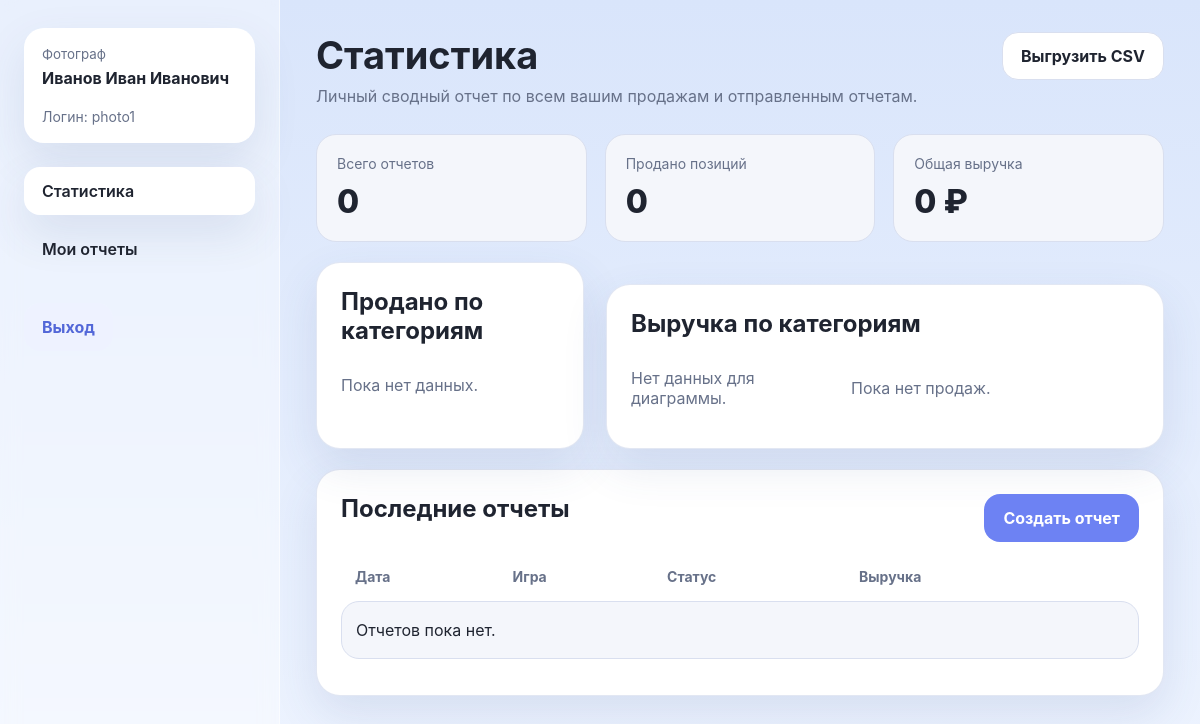
The page /photographer/stats (signed in) on the database as committed earlier.
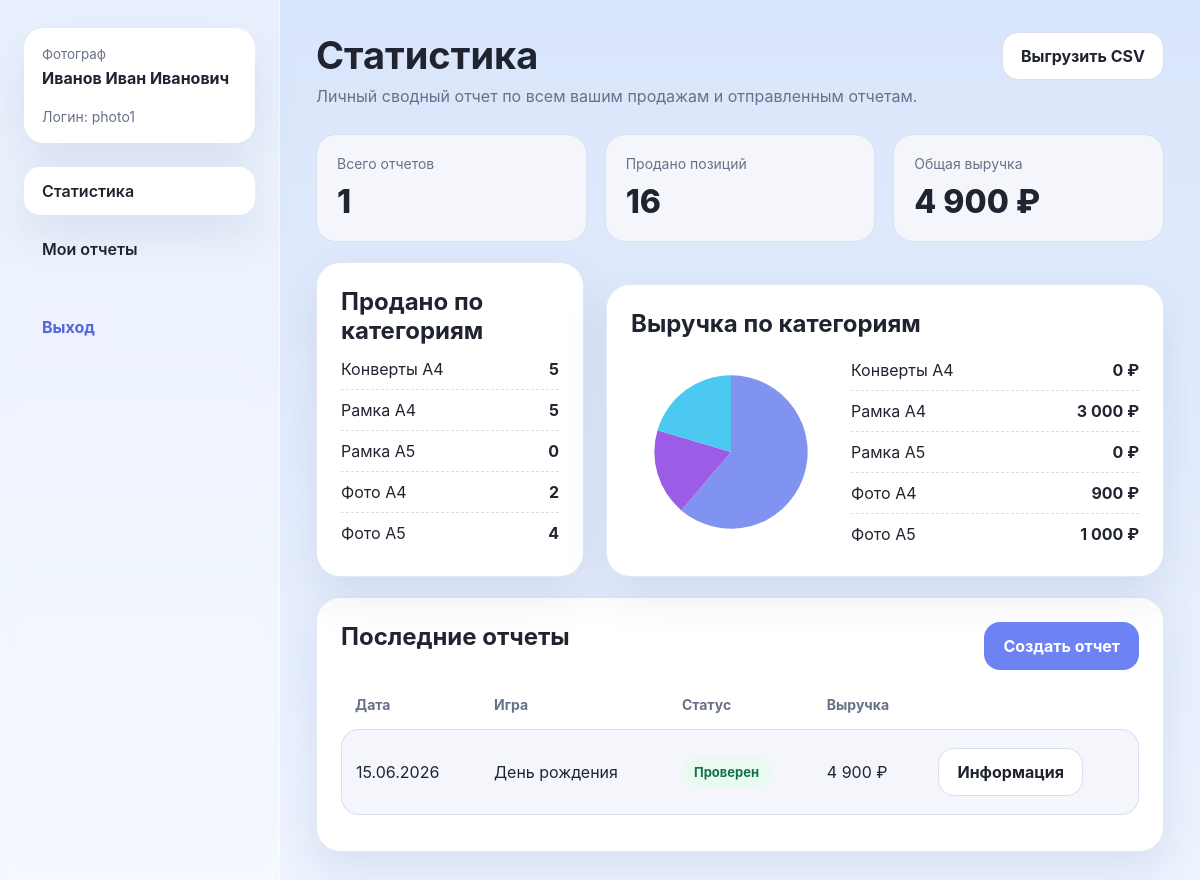
The same page on the database as committed later.
### tables this page shows
CREATE TABLE products (
    id INTEGER PRIMARY KEY AUTOINCREMENT,
    code TEXT NOT NULL UNIQUE,
    name TEXT NOT NULL,
    unit_price REAL NOT NULL DEFAULT 0,
    current_stock INTEGER NOT NULL DEFAULT 0,
    is_archived INTEGER NOT NULL DEFAULT 0
);

CREATE TABLE reports (
    id INTEGER PRIMARY KEY AUTOINCREMENT,
    photographer_id INTEGER NOT NULL,
    report_date TEXT NOT NULL,
    match_title TEXT NOT NULL,
    location TEXT DEFAULT '',
    note TEXT DEFAULT '',
    status TEXT NOT NULL DEFAULT 'submitted',
    total_items INTEGER NOT NULL DEFAULT 0,
    total_revenue REAL NOT NULL DEFAULT 0,
    created_at TEXT NOT NULL,
    updated_at TEXT NOT NULL,
    FOREIGN KEY (photographer_id) REFERENCES users(id) ON DELETE RESTRICT
);

### routes/photographer.py (the view)
    @app.route("/photographer/stats")
    @login_required
    @role_required(ROLE_PHOTOGRAPHER)
    def photographer_stats():
        stats = get_summary_for_photographer(int(current_user.id))
        recent_reports = query_all(
            """
            SELECT r.*, COALESCE((SELECT COUNT(*) FROM report_comments rc WHERE rc.report_id = r.id), 0) AS comments_count
            FROM reports r
            WHERE r.photographer_id = ?
            ORDER BY r.report_date DESC, r.created_at DESC
            LIMIT 5
            """,
            (current_user.id,),
        )
        return render_template(
            "photographer/stats.html",
            stats=stats,
            chart_svg=build_pie_svg(stats["revenue_by_product"]),
            recent_reports=recent_reports,
        )

### db.py (called while the page is built)
def get_db() -> sqlite3.Connection:
    if "db" not in g:
        g.db = sqlite3.connect(DATABASE)
        g.db.row_factory = sqlite3.Row
        g.db.execute("PRAGMA foreign_keys = ON")
    return g.db

def query_one(query: str, params=()):
    return get_db().execute(query, params).fetchone()

def query_all(query: str, params=()):
    return get_db().execute(query, params).fetchall()

### report_services.py (called while the page is built)
def get_summary_for_photographer(user_id: int):
    product_rows = query_all(
        """
        SELECT p.name, SUM(ri.quantity) AS qty, SUM(ri.quantity * p.unit_price) AS revenue
        FROM reports r
        JOIN report_items ri ON ri.report_id = r.id
        JOIN products p ON p.id = ri.product_id
        WHERE r.photographer_id = ?
        GROUP BY p.id, p.name
        ORDER BY p.name
        """,
        (user_id,),
    )
    totals_row = query_one(
        "SELECT COUNT(*) AS reports_count, COALESCE(SUM(total_revenue), 0) AS total_revenue, COALESCE(SUM(total_items), 0) AS total_items FROM reports WHERE photographer_id = ?",
        (user_id,),
    )
    return build_summary(product_rows, totals_row)

### users.py (called while the page is built)
    @property
    def is_active(self) -> bool:
        return self._is_active

### templates/photographer/stats.html (shortened to what this page needs)
{% extends 'base.html' %}
{% block content %}
<div class="page-header">
  <div>
    <h1>Статистика</h1>
    <p>Личный сводный отчет по всем вашим продажам и отправленным отчетам.</p>
  </div>
  <div class="actions">
    <a class="btn-secondary btn" href="{{ url_for('export_reports_csv') }}">Выгрузить CSV</a>
  </div>
</div>
<div class="stats-grid">
  <div class="stat-box"><span class="label">Всего отчетов</span><div class="value">{{ stats.reports_count }}</div></div>
  <div class="stat-box"><span class="label">Продано позиций</span><div class="value">{{ stats.total_items }}</div></div>
  <div class="stat-box"><span class="label">Общая выручка</span><div class="value">{{ stats.total_revenue|currency }}</div></div>
</div>
<div class="grid top-gap">
  <section class="card span-4">
    <h2 class="section-title">Продано по категориям</h2>
    <div class="legend">
      {% for label, qty in stats.quantity_by_product.items() %}
        <div class="legend-row"><span>{{ label }}</span><strong>{{ qty }}</strong></div>
      {% else %}
        <p class="subtle">Пока нет данных.</p>
      {% endfor %}
    </div>
  </section>
  <section class="card span-8">
    <h2 class="section-title">Выручка по категориям</h2>
    <div class="pie-wrap">
      {{ chart_svg|safe if chart_svg else '<p class="subtle">Нет данных для диаграммы.</p>'|safe }}
      <div class="legend">
        {% for label, revenue in stats.revenue_by_product.items() %}
          <div class="legend-row"><span>{{ label }}</span><strong>{{ revenue|currency }}</strong></div>
        {% else %}
          <p class="subtle">Пока нет продаж.</p>
        {% endfor %}
      </div>
    </div>
  </section>
</div>
<section class="card top-gap">
  <div class="page-header" style="margin-bottom: 14px;">
    <div><h2 class="section-title">Последние отчеты</h2></div>
    <a class="btn" href="{{ url_for('create_report') }}">Создать отчет</a>
  </div>
  <table class="list-table">
    <thead><tr><th>Дата</th><th>Игра</th><th>Статус</th><th>Выручка</th><th></th></tr></thead>
    <tbody>
      {% for report in recent_reports %}
        <tr>
          <td>{{ report.report_date|shortdate }}</td>
          <td>{{ report.match_title }}</td>
          <td><span class="badge {{ report.status }}">{{ status_label(report.status) }}</span></td>
          <td>{{ report.total_revenue|currency }}</td>
          <td><a class="btn btn-secondary" href="{{ url_for('report_detail', report_id=report.id) }}">Информация</a></td>
        </tr>
      {% else %}
        <tr><td colspan="5">Отчетов пока нет.</td></tr>
      {% endfor %}
    </tbody>
  </table>
</section>
{% endblock %}

### templates/base.html (shortened to what this page needs)
<!doctype html>
<html lang="ru">
  <head>
    <link rel="stylesheet" href="{{ url_for('static', filename='css/styles.css') }}">
  </head>
  <body>
    {% if current_user.is_authenticated %}
      <div class="layout">
        <aside class="sidebar">
          <div class="user-card">
            <small>{{ current_user.role_name }}</small>
            <strong>{{ current_user.full_name }}</strong>
            <div class="meta top-gap">Логин: {{ current_user.login }}</div>
          </div>
          <nav class="nav">
            {% for endpoint, label in nav_items.get(current_user.role_code, []) %}
              <a href="{{ url_for(endpoint) }}" class="{% if request.endpoint == endpoint %}active{% endif %}">{{ label }}</a>
            {% endfor %}
          </nav>
          <a class="logout-link" href="{{ url_for('logout') }}">Выход</a>
        </aside>
        <main class="content">
          {% block content %}{% endblock %}
        </main>
      </div>
    {% else %}
      {% block auth_content %}{% endblock %}
    {% endif %}
  </body>
</html>

Rows that differ between the two databases and show on the page:
added products: name "Конверты А4", id "5", revenue "0 ₽"
now on this page (row edited): products: name "Рамка A4", qty "5", revenue "3 000 ₽"
now on this page (row unchanged): products: name "Рамка A5", is_archived "0", revenue "0 ₽"
now on this page (row edited): products: name "Фото A4", id "2", revenue "900 ₽"
now on this page (row edited): products: name "Фото A5", qty "4", revenue "1 000 ₽"
added reports: report_date|shortdate "15.06.2026", match_title "День рождения", status "Проверен", total_revenue "4 900 ₽"
Other text that changed with them:
{{ stats.reports_count }}: "0" → "1"
{{ stats.total_items }}: "0" → "16"
{{ stats.total_revenue|currency }}: "0 ₽" → "4 900 ₽"
text no longer shown: "Пока нет данных. Нет данных для диаграммы. Пока нет продаж. Отчетов пока нет."
